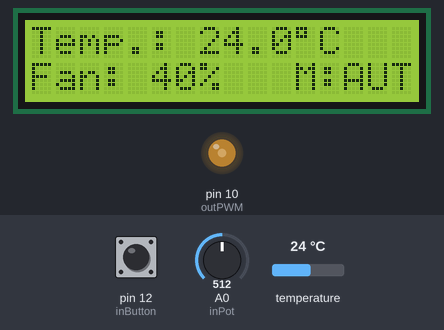
The sketch below on a simulated Arduino Uno, built with avr-gcc and run on an emulated ATmega328P. Shown: 16×2 character LCD, output pins drawn as LEDs (lit = HIGH). Inputs (shaded band) come from the test bench; at power-on: pin 12 (inButton) HIGH, A0 (inPot) = 512, temperature 24 °C.

Above: at 2.3 s.
2.4 s: pin 12 (inButton) pulled LOW for 1 s
At 4.0 s:
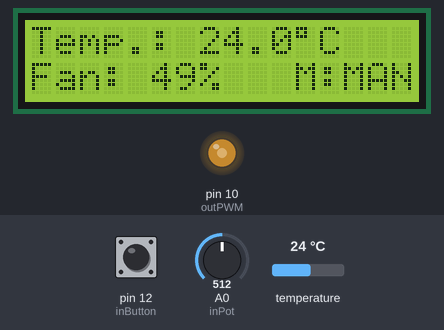
5.2 s: A0 (inPot) set to 716
At 6.8 s:
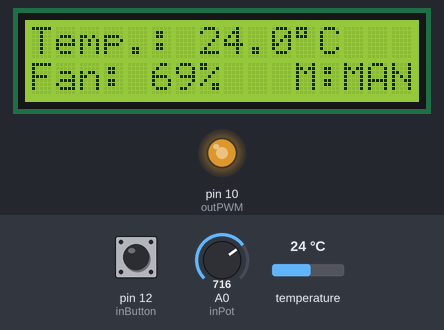
7.2 s: A0 (inPot) set to 900
At 8.4 s:
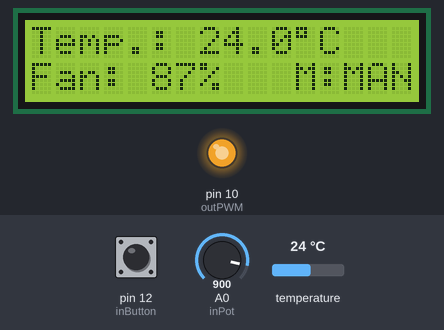
9.2 s: A0 (inPot) set to 122
At 10.9 s:
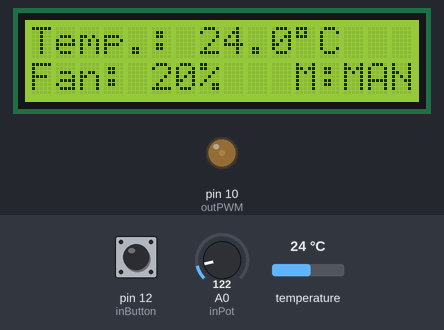
11.2 s: temperature set to 12 °C
At 12.8 s:
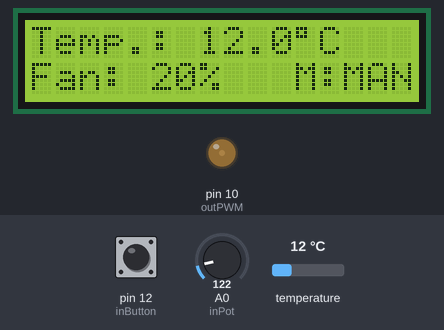
13.2 s: pin 12 (inButton) pulled LOW for 3.2 s
At 15.2 s:
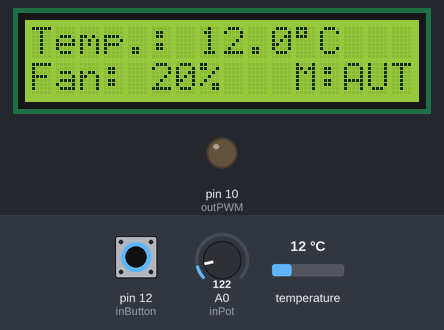
Timing chart, 0 to 16.7 s (numbered marks = the images above; inputs shaded):
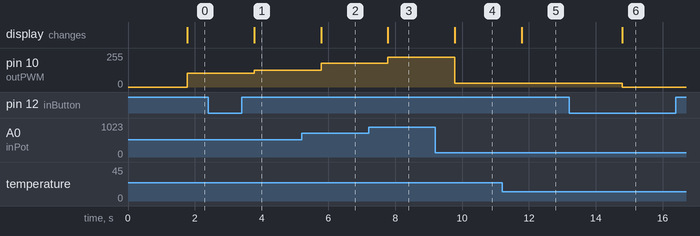

Measured:
- after the input at 2.4 s, pin 10 (outPWM): 102/255 → 127/255 after 1.4 s; the display: changes after 1.4 s (image 1)
- after the input at 5.2 s, pin 10 (outPWM): 127/255 → 178/255 after 0.58 s; the display: changes after 0.58 s (image 2)
- after the input at 7.2 s, pin 10 (outPWM): 178/255 → 224/255 after 0.58 s; the display: changes after 0.58 s (image 3)
- after the input at 9.2 s, pin 10 (outPWM): 224/255 → 30/255 after 0.58 s; the display: changes after 0.58 s (image 4)
- after the input at 11.2 s, the display: changes after 0.58 s (image 5)
- after the input at 13.2 s, pin 10 (outPWM): 30/255 → 0/255 after 1.6 s; the display: changes after 1.6 s (image 6)

The sketch:

fan.ino
```cpp
#include <LiquidCrystal.h>
#include <DallasTemperature.h>
#include <OneWire.h>
//pins 12, 11, 10,  8,  7 - 3,  A0
//     PB4,PB3,PB2, PB0,PD7-PD3,PC0

// Inputs
const int inTemp = 11;
const int inButton = 12;
const int inPot = A0;

// Outputs
const int outPWM = 10;

// Fan
int pwmVal = 0;

// For button
int buttonVal = 0;
int buttonValOld = HIGH;

// For time calculations
unsigned long currentMillis;
unsigned long currentMillis2;
unsigned long previousMillis = 0;
unsigned long previousMillis2 = 0;
unsigned long interval = 1000;
unsigned long interval2 = 5000;

bool fanMode = 0;   // fan mode: 0-automatic 1-manual
bool testMode = 0;  //test mode: 0-off 1-on
bool tgl = 0;

LiquidCrystal lcd(7,8,3,4,5,6); //LiquidCrystal lcd(RS,E,D4,D5,D6,D7);
OneWire oneWire(inTemp);
DallasTemperature tempSens(&oneWire);

void refresh()
{
    // Read temperature and calculate PWM
    tempSens.requestTemperatures();
    float tmp = tempSens.getTempCByIndex(0);

    // For automatic fanMode
    if(fanMode == 0)
    {
      pwmVal = (int)tmp;
      if      (pwmVal < 20)  pwmVal = 20;
      else if (pwmVal > 30)  pwmVal = 30;

      pwmVal = map(pwmVal, 20, 30, 0, 255);
    }
    else
    {
      pwmVal = analogRead(inPot);
      pwmVal = map(pwmVal, 0, 1023, 0, 255);
    }

    int perc = 100 * pwmVal/255;
    if(perc < 20) perc = 20;

    // Write to LCD
    String fanModeStr;
    if (fanMode == 0) fanModeStr = "AUT";
    else fanModeStr = "MAN";
    String firstRow = "Temp.: " + String(tmp,1) + "\337C";
    String secondRow = "Fan: " + String(perc,DEC) + "% ";
    lcd.clear();
    lcd.print(firstRow);
    lcd.setCursor(0,1);
    lcd.print(secondRow);
    lcd.setCursor(11,1);
    lcd.print("M:" + fanModeStr);
}

 void setup()
 {
   pinMode(outPWM, OUTPUT);
   pinMode(inButton,INPUT_PULLUP);
   pinMode(inPot, INPUT);

   tempSens.begin();
   lcd.begin(16,2); //col,row
   lcd.clear();
 }

 void testing()
 {
    lcd.clear();
    if(tgl)
    {
      lcd.print("0123456789ABCDEF");
      lcd.setCursor(0,1);
      lcd.print("0123456789ABCDEF");
      analogWrite(outPWM, 0);
    }
    else
    {
      lcd.print("XXXXXXXXXXXXXXXX");
      lcd.setCursor(0,1);
      lcd.print("XXXXXXXXXXXXXXXX");
      analogWrite(outPWM, 150);
    }
 }
 void loop()
 {
    // check if time passed
  currentMillis = millis();
  if(currentMillis - previousMillis > interval)
  {
    if(!testMode)
        refresh();
    else
      testing();

    previousMillis = currentMillis;
    tgl = !tgl;
  }

  //read button
   buttonVal = digitalRead(inButton);
    if(buttonVal == LOW && buttonValOld == HIGH)
        fanMode = !fanMode; // toggle bool

  // check if button is held
    if(buttonVal == LOW)
    {
      currentMillis2 = millis();
      if(currentMillis2 - previousMillis2 > interval2)
      {
        testMode = !testMode;
        previousMillis2 = millis();
      }
    }
    else previousMillis2 = millis();
    buttonValOld = buttonVal;

  if(!testMode)
  {
      analogWrite(outPWM, pwmVal);
  }
}
```
